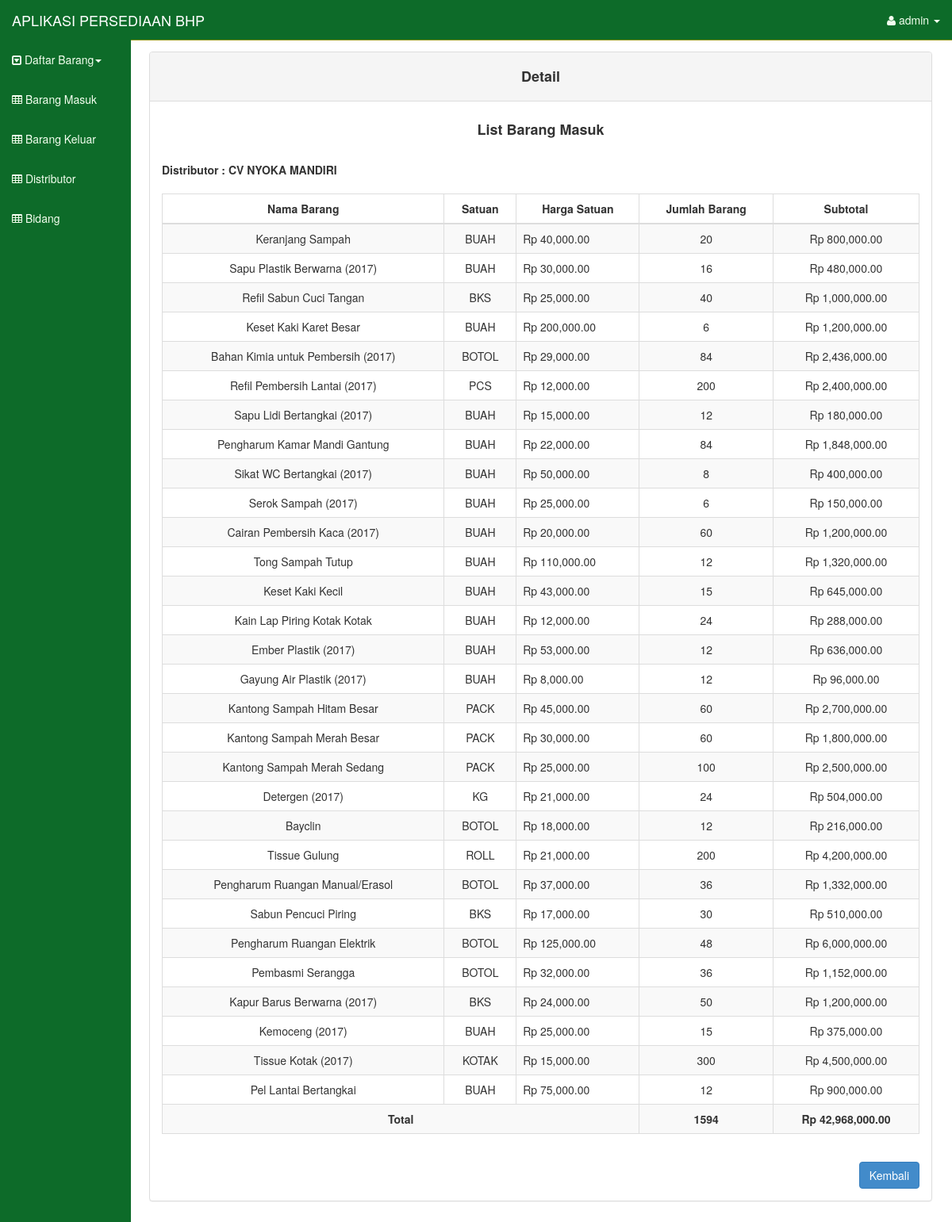
/index.php?page=detail_pem&id_pem=PEMB01 (signed in), run on the app's committed database.
### tables this page shows
CREATE TABLE IF NOT EXISTS `dtl_pembelian` (
  `id_pembelian` varchar(50) NOT NULL,
  `id_nota` varchar(50) NOT NULL,
  `tgl_pem` date NOT NULL,
  `supplier` varchar(50) NOT NULL,
  `nama_barang` varchar(500) NOT NULL,
  `satuan` varchar(50) NOT NULL,
  `harga_satuan` float NOT NULL,
  `jumlah` float NOT NULL,
  `sisa_stok` float NOT NULL,
  KEY `id_pembelian` (`id_pembelian`),
  KEY `nama_barang` (`nama_barang`)
);

### views/list_bm.php (the view, shortened to what this page needs)
<div class="panel panel-default">
<div class="panel-heading"><center><h4><b>Detail</b></h4></center></div>
	<div class="panel-body">
			<form class="form-horizontal" method="post" action="">
		<div class="form-group">
			<center><h4><label>List Barang Masuk</label></h4></center>
		</div>
    <div class="form-group">
<?php
$id = $_GET['id_pem'];
$nama = mysql_fetch_array(mysql_query("select * from dtl_pembelian where id_pembelian = '$id'"));
$get = mysql_query("select * from dtl_pembelian where id_pembelian = '$id'");
?>
    <div class="col-sm-12">
    <label>Distributor : <?php echo $nama['supplier'] ?></label>
    </div>
    </div>
	<div class="form-group">
		<div class="col-sm-12">
            <div class="table-responsive">
            <form class="form-horizontal" method="post" action="">
              <table class="table table-bordered table-hover table-striped" align="center">
                <thead>
                  <tr>
                    <th style="text-align: center">Nama Barang</th>
                    <th style="text-align: center">Satuan</th>
                    <th style="text-align: center">Harga Satuan</th>
                    <th style="text-align: center">Jumlah Barang</th>
                    <th style="text-align: center">Subtotal</th>
                  </tr>
                </thead>
                <tbody>
<?php
$total = 0;
$total_harga = 0;
while ($data =mysql_fetch_array($get))
{
$subtotal = $data['jumlah'];
$total = $total + $subtotal;
$subharga = $data['harga_satuan']*$data['jumlah'];
$total_harga = $total_harga + $subharga;?>
				<tr>
                <td style="text-align: center"><?php echo $data['nama_barang'] ?></td>
                <td style="text-align: center"><?php echo $data['satuan'] ?></td>
                <td><?php echo 'Rp '.number_format($data['harga_satuan'],2)?></td>
                <td style="text-align: center"><?php echo $data['jumlah']  ?></td>
                <td style="text-align: center"><?php echo 'Rp '.number_format($subharga,2)?></td>
                </tr><?php
}
?>
				<tr>
				<td colspan="3" style="text-align: center"><b>Total</b></td>
				<td style="text-align: center"><b><?php echo $total?></b></td>
				<td style="text-align: center"><b><?php echo 'Rp '.number_format($total_harga,2) ?></b></td>
				</tr>
                </tbody>
                </table>
                </div>
                </div>
                </div>
    		<div class="col-sm-13" align="right">
            <a href="?page=list_pem" class="btn btn-primary">Kembali</a>
            </div>
            </form>
				</div>
				</div>

### assets/css/sb-admin.css (style rules this page uses)
body { margin-top: 50px; }

### index.php (style rules this page uses)
.panel { margin-left: -2px !important; }

### data on the page
dtl_pembelian: supplier "CV NYOKA MANDIRI", nama_barang "Keranjang Sampah", satuan "BUAH", harga_satuan "40,000.00", jumlah "20", subharga "800,000.00"
dtl_pembelian: nama_barang "Sapu Plastik Berwarna (2017)", satuan "BUAH", harga_satuan "30,000.00", jumlah "16", subharga "480,000.00"
dtl_pembelian: nama_barang "Refil Sabun Cuci Tangan", satuan "BKS", harga_satuan "25,000.00", jumlah "40", subharga "1,000,000.00"
dtl_pembelian: nama_barang "Keset Kaki Karet Besar", satuan "BUAH", harga_satuan "200,000.00", jumlah "6", subharga "1,200,000.00"
dtl_pembelian: nama_barang "Bahan Kimia untuk Pembersih (2017)", satuan "BOTOL", harga_satuan "29,000.00", jumlah "84", subharga "2,436,000.00"
dtl_pembelian: nama_barang "Refil Pembersih Lantai (2017)", satuan "PCS", harga_satuan "12,000.00", jumlah "200", subharga "2,400,000.00"
dtl_pembelian: nama_barang "Sapu Lidi Bertangkai (2017)", satuan "BUAH", harga_satuan "15,000.00", jumlah "12", subharga "180,000.00"
dtl_pembelian: nama_barang "Pengharum Kamar Mandi Gantung", satuan "BUAH", harga_satuan "22,000.00", jumlah "84", subharga "1,848,000.00"
dtl_pembelian: nama_barang "Sikat WC Bertangkai (2017)", satuan "BUAH", harga_satuan "50,000.00", jumlah "8", subharga "400,000.00"
dtl_pembelian: nama_barang "Serok Sampah (2017)", satuan "BUAH", harga_satuan "25,000.00", jumlah "6", subharga "150,000.00"
dtl_pembelian: nama_barang "Cairan Pembersih Kaca (2017)", satuan "BUAH", harga_satuan "20,000.00", jumlah "60", subharga "1,200,000.00"
dtl_pembelian: nama_barang "Tong Sampah Tutup", satuan "BUAH", harga_satuan "110,000.00", jumlah "12", subharga "1,320,000.00"
dtl_pembelian: nama_barang "Keset Kaki Kecil", satuan "BUAH", harga_satuan "43,000.00", jumlah "15", subharga "645,000.00"
dtl_pembelian: nama_barang "Kain Lap Piring Kotak Kotak", satuan "BUAH", harga_satuan "12,000.00", jumlah "24", subharga "288,000.00"
dtl_pembelian: nama_barang "Ember Plastik (2017)", satuan "BUAH", harga_satuan "53,000.00", jumlah "12", subharga "636,000.00"
dtl_pembelian: nama_barang "Gayung Air Plastik (2017)", satuan "BUAH", harga_satuan "8,000.00", jumlah "12", subharga "96,000.00"
dtl_pembelian: nama_barang "Kantong Sampah Hitam Besar", satuan "PACK", harga_satuan "45,000.00", jumlah "60", subharga "2,700,000.00"
dtl_pembelian: nama_barang "Kantong Sampah Merah Besar", satuan "PACK", harga_satuan "30,000.00", jumlah "60", subharga "1,800,000.00"
dtl_pembelian: nama_barang "Kantong Sampah Merah Sedang", satuan "PACK", harga_satuan "25,000.00", jumlah "100", subharga "2,500,000.00"
dtl_pembelian: nama_barang "Detergen (2017)", satuan "KG", harga_satuan "21,000.00", jumlah "24", subharga "504,000.00"
dtl_pembelian: nama_barang "Bayclin", satuan "BOTOL", harga_satuan "18,000.00", jumlah "12", subharga "216,000.00"
dtl_pembelian: nama_barang "Tissue Gulung", satuan "ROLL", harga_satuan "21,000.00", jumlah "200", subharga "4,200,000.00"
dtl_pembelian: nama_barang "Pengharum Ruangan Manual/Erasol", satuan "BOTOL", harga_satuan "37,000.00", jumlah "36", subharga "1,332,000.00"
dtl_pembelian: nama_barang "Sabun Pencuci Piring", satuan "BKS", harga_satuan "17,000.00", jumlah "30", subharga "510,000.00"
dtl_pembelian: nama_barang "Pengharum Ruangan Elektrik", satuan "BOTOL", harga_satuan "125,000.00", jumlah "48", subharga "6,000,000.00"
dtl_pembelian: nama_barang "Pembasmi Serangga", satuan "BOTOL", harga_satuan "32,000.00", jumlah "36", subharga "1,152,000.00"
dtl_pembelian: nama_barang "Kapur Barus Berwarna (2017)", satuan "BKS", harga_satuan "24,000.00", jumlah "50", subharga "1,200,000.00"
dtl_pembelian: nama_barang "Kemoceng (2017)", satuan "BUAH", harga_satuan "25,000.00", jumlah "15", subharga "375,000.00"
dtl_pembelian: nama_barang "Tissue Kotak (2017)", satuan "KOTAK", harga_satuan "15,000.00", jumlah "300", subharga "4,500,000.00"
dtl_pembelian: nama_barang "Pel Lantai Bertangkai", satuan "BUAH", harga_satuan "75,000.00", jumlah "12", subharga "900,000.00"

### other printed values
$_SESSION['user'] "admin"
$total "1594"
$total_harga "42,968,000.00"
